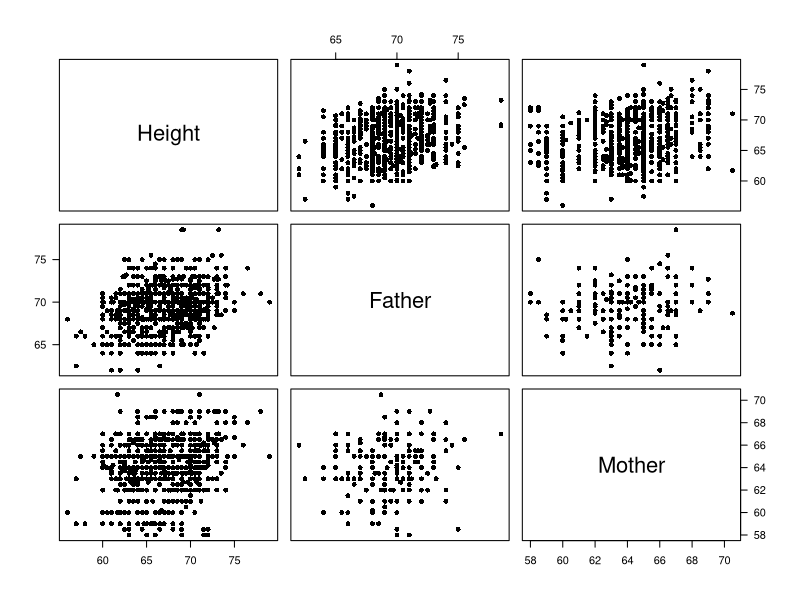
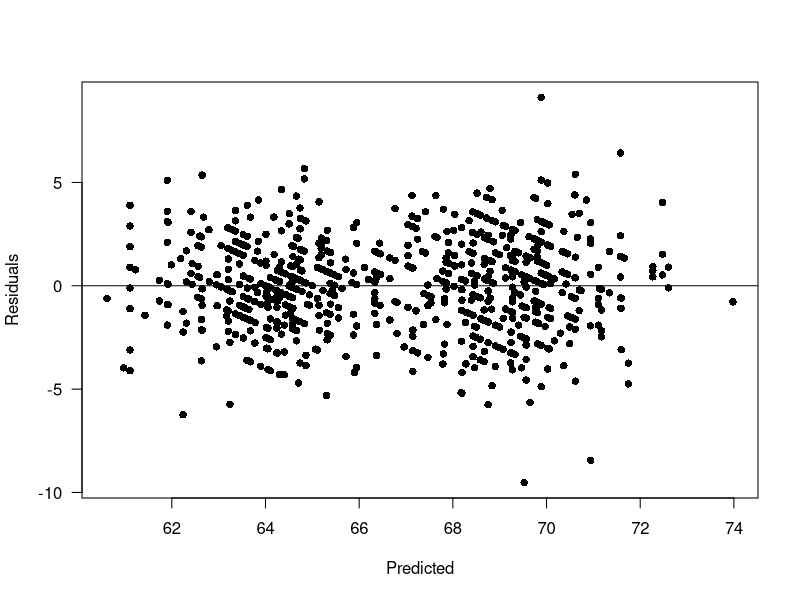
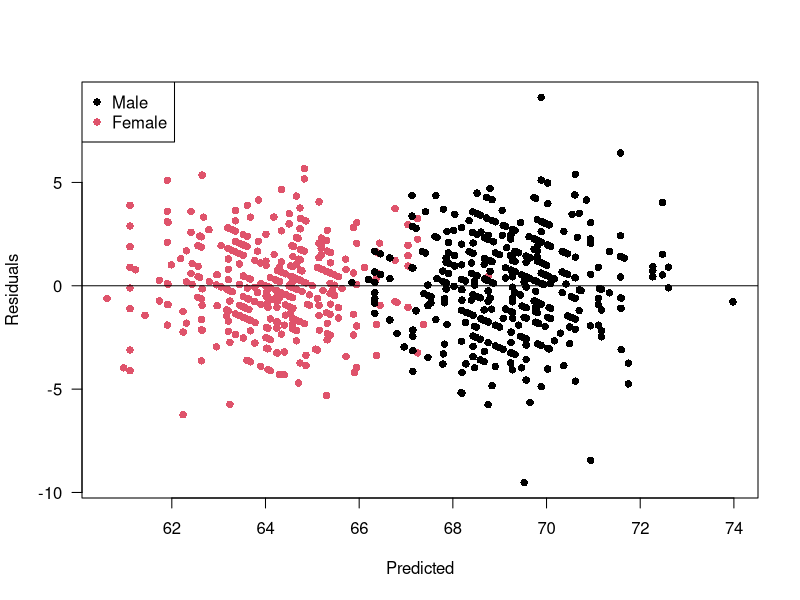
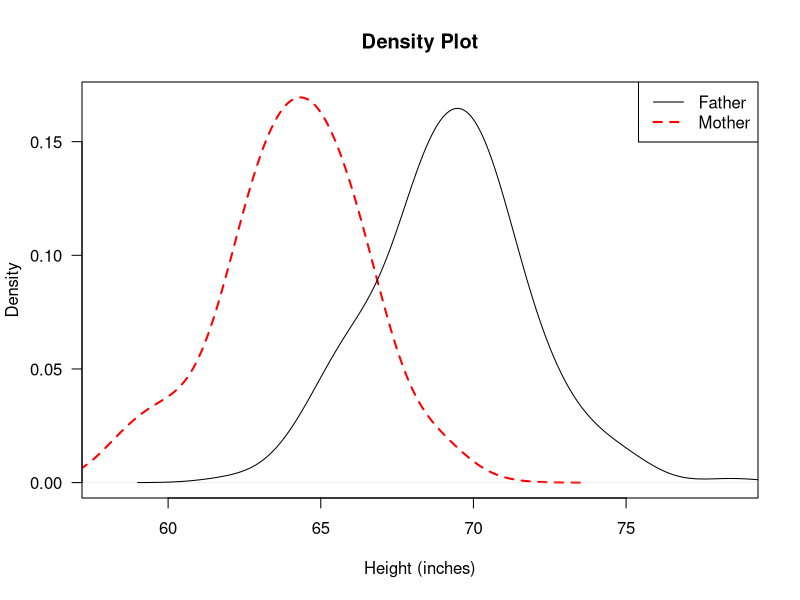
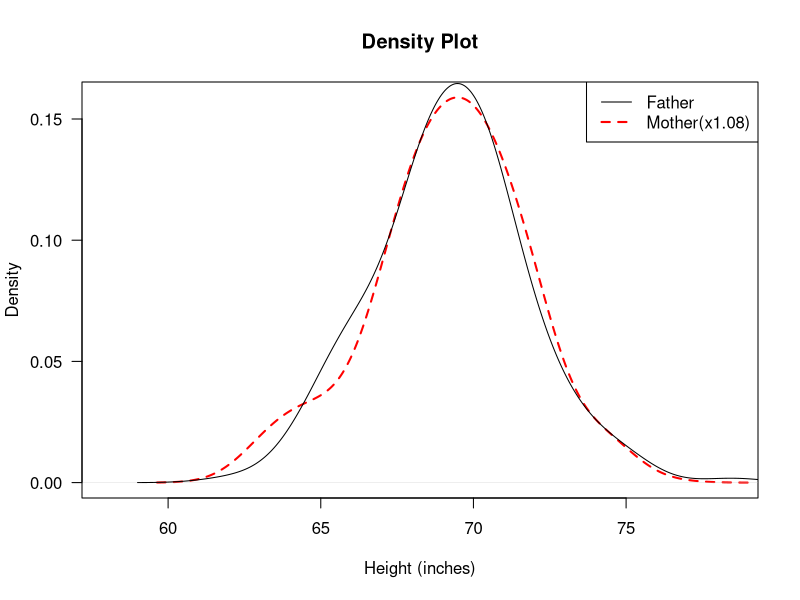
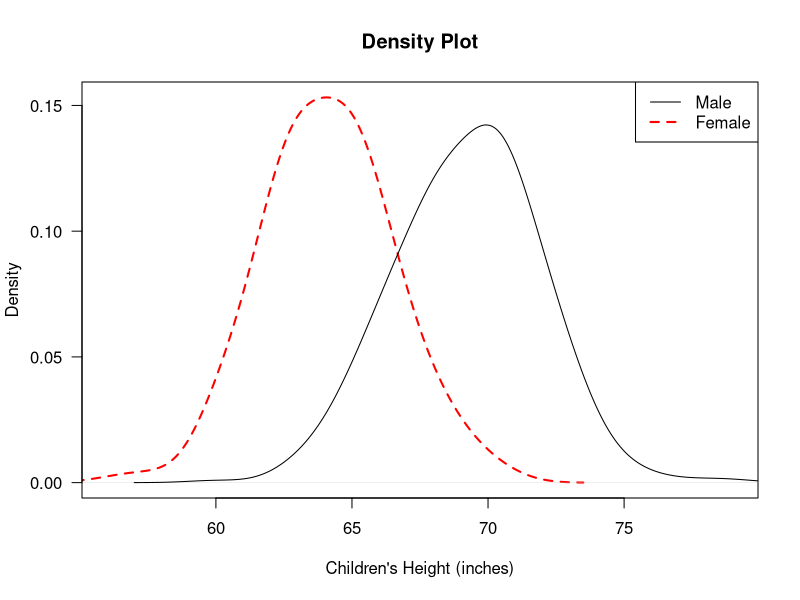
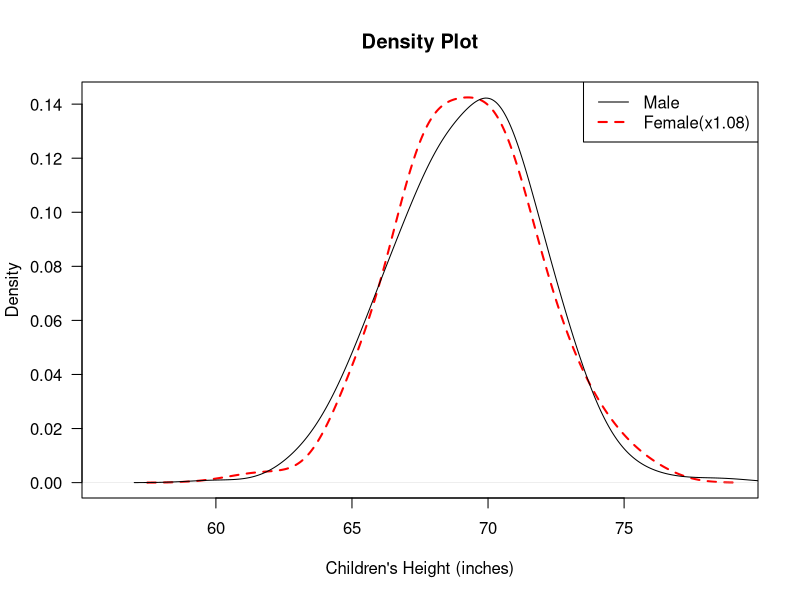
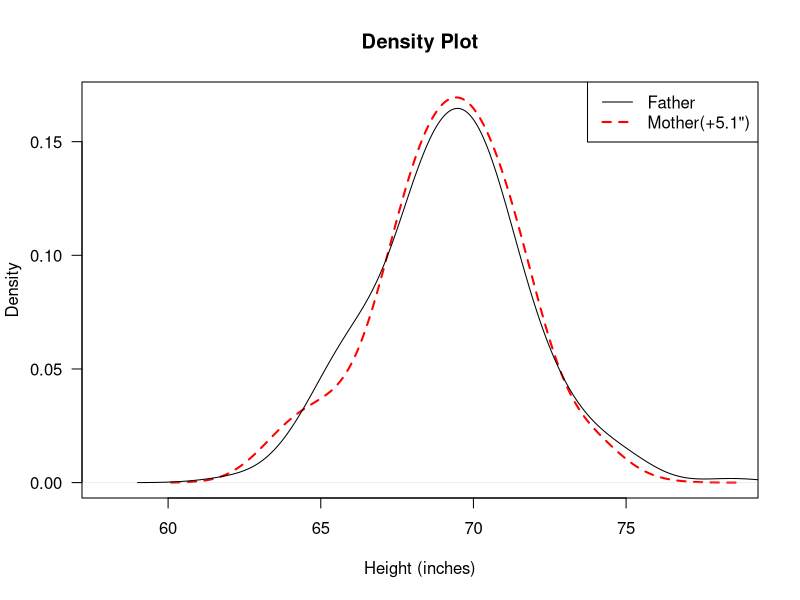

These figures' R source, in order:
## ---- chunk 1
# Disable the comments in R outputs
knitr::opts_chunk$set(comment = NA)
## ---- chunk 2
# Load data
galton <- read.table("Galton.txt", header=TRUE)

# correlation matrix
cor(galton[,c("Height","Father","Mother")])
## ---- chunk 3
# Matrix of scatterplots
pairs(galton[,c("Height","Father","Mother")], pch=16, las=1)
## ---- chunk 4
# Turn 'Gender' column into a factor 
galton$Gender <- factor(galton$Gender, levels = c('M','F'))

# Fit model
fit_mult <- lm(Height ~ Gender+Father+Mother, data=galton)

summary(fit_mult)
## ---- chunk 5
# Convert number to character
convert_num_to_char <- function(num) {
  if (num < 0) {
    return(paste("-",-num))
  } else {
    return(paste("+",num))
  }
}

b0 <- signif(fit_mult$coe[1],4)
b1 <- signif(fit_mult$coe["GenderF"],4)
b2 <- convert_num_to_char(signif(fit_mult$coe["Father"],4))
b3 <- convert_num_to_char(signif(fit_mult$coe["Mother"],4))
## ---- chunk 6
plot(fit_mult$residuals ~ fit_mult$fitted.values,xlab="Predicted", ylab="Residuals", 
     pch=16, las=1)
abline(h=0)
## ---- chunk 7
plot(fit_mult$residuals ~ fit_mult$fitted.values, col=galton$Gender, 
     xlab="Predicted", ylab="Residuals", pch=16, las=1)
abline(h=0)
legend("topleft",c("Male","Female"),pch=16,col=1:2)
## ---- chunk 8
(parents_avg <- colMeans(galton[,c("Father","Mother")]))
## ---- chunk 9
parents_avg["Father"]/parents_avg["Mother"]
## ---- chunk 10
(children_avg <- tapply(galton$Height, galton$Gender,mean))
## ---- chunk 11
children_avg["M"]/children_avg["F"]
## ---- chunk 12
(parents_med <- apply(galton[,c("Father","Mother")], 2, median))
## ---- chunk 13
parents_med["Father"]/parents_med["Mother"]
## ---- chunk 14
(children_med <- tapply(galton$Height, galton$Gender,median))
## ---- chunk 15
children_med["M"]/children_med["F"]
## ---- chunk 16
summary(galton[,c("Father","Mother")])
tapply(galton$Height, galton$Gender, summary)
## ---- chunk 17
plot(density(galton$Mother, bw=1), xlab="Height (inches)", main="Density Plot", las=1,
     xlim=c(min(galton$Mother),max(galton$Father)),lty=2,lwd=2, col="red")
lines(density(galton$Father, bw=1))
legend("topright", c("Father","Mother"), col=c("black","red"), lty=1:2, lwd=1:2)
## ---- chunk 18
plot(density(galton$Mother*1.08, bw=1), xlab="Height (inches)", main="Density Plot", las=1,
     xlim=c(min(galton$Mother),max(galton$Father)),lty=2,lwd=2, col="red")
lines(density(galton$Father, bw=1))
legend("topright", c("Father","Mother(x1.08)"), col=c("black","red"), lty=1:2, lwd=1:2)
## ---- chunk 19
plot(density(galton$Height[galton$Gender=="F"], bw=1), xlab="Children's Height (inches)", 
     main="Density Plot", las=1, xlim=c(min(galton$Height),max(galton$Height)),
     lty=2,lwd=2, col="red")
lines(density(galton$Height[galton$Gender=="M"], bw=1))
legend("topright", c("Male","Female"), col=c("black","red"), lty=1:2, lwd=1:2)
## ---- chunk 20
plot(density(galton$Height[galton$Gender=="F"]*1.08, bw=1), 
     xlab="Children's Height (inches)", main="Density Plot", 
     las=1, xlim=c(min(galton$Height),max(galton$Height)),
     lty=2,lwd=2, col="red")
lines(density(galton$Height[galton$Gender=="M"], bw=1))
legend("topright", c("Male","Female(x1.08)"), col=c("black","red"), lty=1:2, lwd=1:2)
## ---- chunk 21
plot(density(galton$Mother+5.1, bw=1), xlab="Height (inches)", main="Density Plot", las=1,
     xlim=c(min(galton$Mother),max(galton$Father)),lty=2,lwd=2, col="red")
lines(density(galton$Father, bw=1))
legend("topright", c("Father",'Mother(+5.1")'), col=c("black","red"), lty=1:2, lwd=1:2)

plot(density(galton$Height[galton$Gender=="F"]+5.1, bw=1), 
     xlab="Children's Height (inches)", main="Density Plot", 
     las=1,xlim=c(min(galton$Height),max(galton$Height)),
     lty=2,lwd=2, col="red")
lines(density(galton$Height[galton$Gender=="M"], bw=1))
legend("topright", c("Male",'Female(+5.1")'), col=c("black","red"), lty=1:2, lwd=1:2)
## ---- chunk 22
galton$MP <- (galton$Father + 1.08*galton$Mother)/2
## ---- chunk 23
galton$AH <- galton$Height
galton$AH[galton$Gender=="F"] <- galton$Height[galton$Gender=="F"]*1.08
## ---- chunk 24
cor(galton$AH,galton$MP)
## ---- chunk 25
fit <- lm(AH ~ MP, data=galton)
summary(fit)
## ---- chunk 26
beta0 <- signif(fit$coe[1],4)
beta1 <- signif(fit$coe[2],4)
## ---- chunk 27
plot(AH ~ MP, data=galton, pch=16, las=1, xlab="Mid-parental height (inches)", 
     ylab="Children's adjusted height (inches)")
abline(fit, col="red")
## ---- chunk 28
plot(fit$residuals ~ fit$fitted.values,xlab="Predicted", ylab="Residuals", 
     pch=16, las=1)
abline(h=0)
## ---- chunk 29
plot(fit$residuals ~ fit$fitted.values, col=galton$Gender,
     xlab="Predicted", ylab="Residuals", pch=16, las=1)
abline(h=0)
legend("topleft",c("Male","Female"),pch=16,col=1:2)
## ---- chunk 30
predicted_AH <- fit_mult$fitted.values
predicted_AH[galton$Gender=="F"] <- 1.08*predicted_AH[galton$Gender=="F"]
## ---- chunk 31
SSE_AH <- sum( (galton$AH - predicted_AH)^2 )
SST_AH <- (nrow(galton)-1)*var(galton$AH)
(Rsq_AH <- 1-SSE_AH/SST_AH)
## ---- chunk 32
SSE_H <- sum( (galton$Height-fit_mult$fitted.values)^2 )
(SSE_AH/SSE_H)
## ---- chunk 33
var(galton$Height)/var(galton$AH)
## ---- chunk 34
data_new <- data.frame(Gender=c("M","F"), Father=c(62,68), Mother=c(58,65))
rownames(data_new) <- c("Alan","Carly")
## ---- chunk 35
data_new$MP <- (data_new$Father + 1.08*data_new$Mother)/2

# Look at the new data frame
data_new

# predict the adult heights
(pred_mult <- predict(fit_mult, newdata=data_new))
## ---- chunk 36
pred_simple <- predict(fit, newdata=data_new)
pred_simple["Carly"] <- pred_simple["Carly"]/1.08
pred_simple
## ---- chunk 37
pred_simple <- predict(fit, newdata=data_new)
pred_simple[data_new$Gender=="F"] <- pred_simple[data_new$Gender=="F"]/1.08
pred_simple
